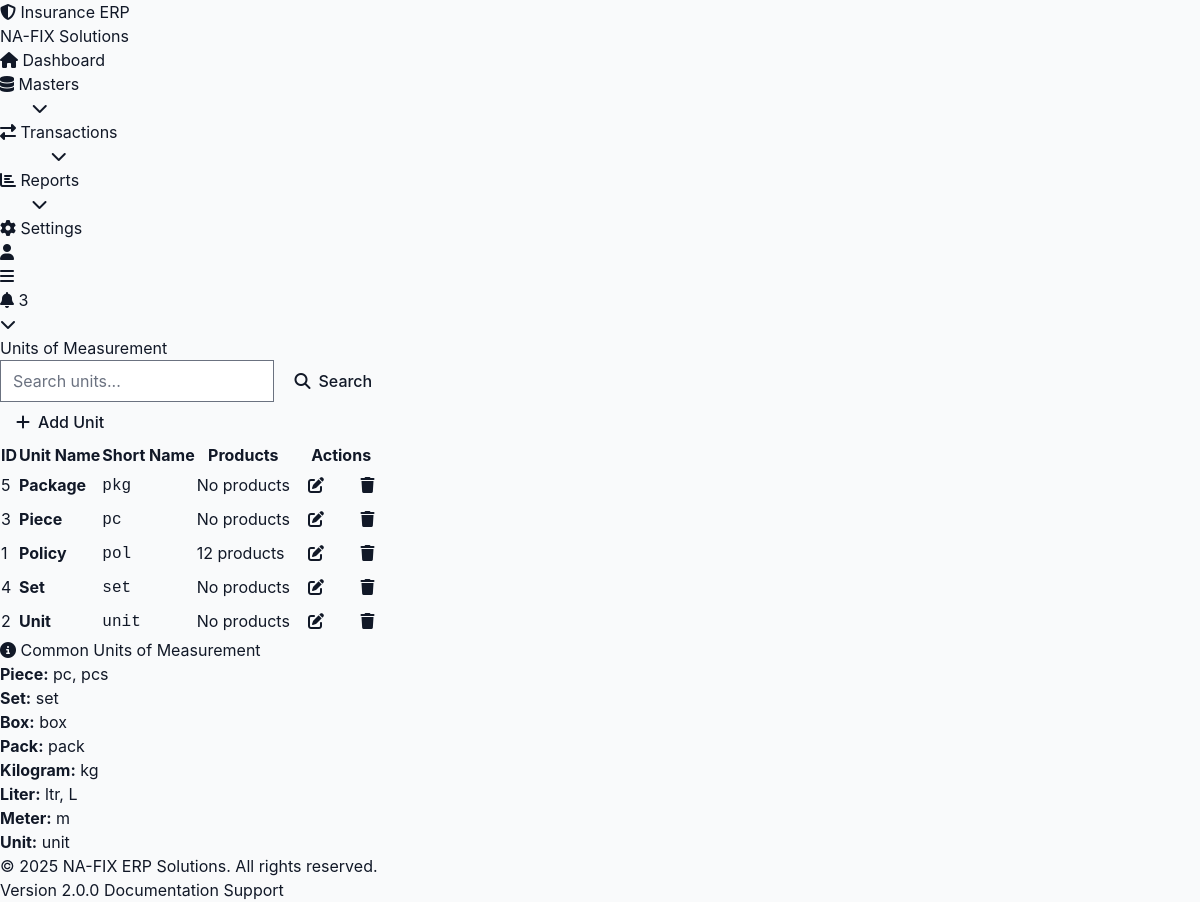
Page /index.php/units on the committed database.
### tables this page shows
CREATE TABLE IF NOT EXISTS `unit` (
  `unit_id` int(11) NOT NULL AUTO_INCREMENT,
  `unit_name` varchar(100) NOT NULL,
  `unit_short_name` varchar(20) NOT NULL,
  `status` tinyint(1) DEFAULT 1,
  PRIMARY KEY (`unit_id`)
);

### application/controllers/Units.php (called while the page is built, shortened)
<?php
class Units extends CI_Controller {
    public function __construct() {
        $this->load->model('Unit_model');
    }
    public function index() {
        $page = $this->input->get('page') ?? 1;
        $search = $this->input->get('search') ?? '';
        $result = $this->Unit_model->get_paginated(25, $page, $search);
        $data = [
            'page_title' => 'Units of Measurement',
            'units' => $result->data,
            'pagination' => $result,
            'search' => $search,
            'main_content' => 'units/index'
        ];
        $this->load->view('templates/modern_layout', $data);
    }
}

### index.php (called while the page is built, shortened)
<?php
require_once BASEPATH.'core/CodeIgniter.php';

### application/models/Unit_model.php (called while the page is built, shortened)
<?php
class Unit_model extends MY_Model {
    protected $table = 'unit';
    public function get_paginated($per_page = 25, $page = 1, $search = '') {
        $offset = ($page - 1) * $per_page;
        $this->db->select('*');
        $this->db->from($this->table);
        $total = $this->db->count_all_results('', false);
        $this->db->limit($per_page, $offset);
        $this->db->order_by('unit_name', 'ASC');
        $data = $this->db->get()->result();
        return (object) [
            'data' => $data,
            'total' => $total,
            'per_page' => $per_page,
            'current_page' => $page,
            'total_pages' => ceil($total / $per_page)
        ];
    }
}

### application/views/units/index.php (the view, shortened to what this page needs)
<div class="flex justify-between items-center mb-6">
    <div class="flex gap-4">
        <form method="get" action="<?php echo base_url('units'); ?>" class="flex gap-2">
            <input type="text"
                   name="search"
                   value="<?php echo htmlspecialchars($search); ?>"
                   placeholder="Search units..."
                   class="px-4 py-2 border border-gray-300 rounded-lg focus:ring-2 focus:ring-primary-500">
            <button type="submit" class="btn btn-secondary">
                <i class="fas fa-search"></i> Search
            </button>
        </form>
    </div>
    <div class="flex gap-2">
        <a href="<?php echo base_url('units/add'); ?>" class="btn btn-primary">
            <i class="fas fa-plus"></i> Add Unit
        </a>
    </div>
</div>
<div class="overflow-x-auto">
        <?php if (empty($units)): ?>
            <tr>
                <td colspan="5" class="text-center py-8 text-gray-500">
                    <i class="fas fa-ruler text-4xl mb-2"></i>
                    <p>No units found</p>
                </td>
            </tr>
        <?php else: ?>
            <?php foreach ($units as $unit): ?>
                <?php
                $this->db->where('unit_id', $unit->unit_id);
                $product_count = $this->db->count_all_results('product_information');
                ?>
                <tr>
                    <td><?php echo $unit->unit_id; ?></td>
                    <td><strong><?php echo htmlspecialchars($unit->unit_name); ?></strong></td>
                    <td><code class="bg-gray-100 px-2 py-1 rounded"><?php echo htmlspecialchars($unit->unit_short_name); ?></code></td>
                    <td>
                        <?php if ($product_count > 0): ?>
                            <span class="badge badge-info"><?php echo $product_count; ?> products</span>
                        <?php else: ?>
                            <span class="text-gray-500">No products</span>
                        <?php endif; ?>
                    </td>
                    <td>
                        <div class="flex gap-2">
                            <a href="<?php echo base_url('units/edit/' . $unit->unit_id); ?>"
                               class="btn btn-sm btn-primary" title="Edit">
                                <i class="fas fa-edit"></i>
                            </a>
                            <button onclick="confirmDelete(<?php echo $unit->unit_id; ?>, '<?php echo addslashes($unit->unit_name); ?>', <?php echo $product_count; ?>)"
                                    class="btn btn-sm btn-danger" title="Delete">
                                <i class="fas fa-trash"></i>
                            </button>
                        </div>
                    </td>
                </tr>
            <?php endforeach; ?>
        <?php endif; ?>
</div>
<div class="mt-6 bg-info-50 border border-info-200 rounded-lg p-4">
    <h4 class="font-semibold mb-2 text-info-900"><i class="fas fa-info-circle"></i> Common Units of Measurement</h4>
    <div class="grid grid-cols-2 md:grid-cols-4 gap-2 text-sm text-info-800">
        <div><strong>Piece:</strong> pc, pcs</div>
        <div><strong>Set:</strong> set</div>
        <div><strong>Box:</strong> box</div>
        <div><strong>Pack:</strong> pack</div>
        <div><strong>Kilogram:</strong> kg</div>
        <div><strong>Liter:</strong> ltr, L</div>
        <div><strong>Meter:</strong> m</div>
        <div><strong>Unit:</strong> unit</div>
    </div>
</div>

### rows in the picture
unit: unit_id "5", unit_name "Package", unit_short_name "pkg", shows "No products"
unit: unit_id "3", unit_name "Piece", unit_short_name "pc", shows "No products"
unit: unit_id "1", unit_name "Policy", unit_short_name "pol", product_count "12"
unit: unit_id "4", unit_name "Set", unit_short_name "set", shows "No products"
unit: unit_id "2", unit_name "Unit", unit_short_name "unit", shows "No products"

### other values in the picture
$title "Units of Measurement"
$header "ID"
$header "Unit Name"
$header "Short Name"
$header "Products"
$header "Actions"
